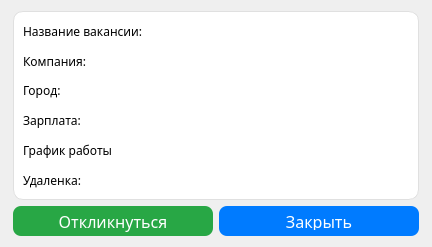
<?xml version="1.0" encoding="UTF-8"?>
<ui version="4.0">
 <class>vacancyDetailsWindow</class>
 <widget class="QDialog" name="vacancyDetailsWindow">
  <property name="geometry">
   <rect>
    <x>0</x>
    <y>0</y>
    <width>432</width>
    <height>247</height>
   </rect>
  </property>
  <property name="windowTitle">
   <string>Dialog</string>
  </property>
  <layout class="QGridLayout" name="gridLayout">
   <item row="0" column="0">
    <layout class="QVBoxLayout" name="verticalLayout_3">
     <item>
      <widget class="QGroupBox" name="groupBox">
       <property name="font">
        <font>
         <family>Golos Text SemiBold</family>
         <pointsize>13</pointsize>
         <bold>false</bold>
        </font>
       </property>
       <property name="styleSheet">
        <string notr="true">QGroupBox::title {
	color: black;
	font-weight: bold;
	left: 5px;
	top: 5 px
}
QGroupBox {
    border: 1px solid #e0e0e0;
	border-radius: 10px;
    background-color: white;
}</string>
       </property>
       <property name="title">
        <string/>
       </property>
       <property name="alignment">
        <set>Qt::AlignmentFlag::AlignCenter</set>
       </property>
       <property name="flat">
        <bool>false</bool>
       </property>
       <property name="checkable">
        <bool>false</bool>
       </property>
       <layout class="QHBoxLayout" name="horizontalLayout">
        <item>
         <layout class="QVBoxLayout" name="verticalLayout_2">
          <property name="spacing">
           <number>10</number>
          </property>
          <item>
           <widget class="QLabel" name="titleLabel">
            <property name="sizePolicy">
             <sizepolicy hsizetype="Fixed" vsizetype="Preferred">
              <horstretch>0</horstretch>
              <verstretch>0</verstretch>
             </sizepolicy>
            </property>
            <property name="maximumSize">
             <size>
              <width>16777215</width>
              <height>16777215</height>
             </size>
            </property>
            <property name="font">
             <font>
              <family>Golos Text</family>
             </font>
            </property>
            <property name="styleSheet">
             <string notr="true">QLabel {
	color: black;
}</string>
            </property>
            <property name="text">
             <string>Название вакансии: </string>
            </property>
           </widget>
          </item>
          <item>
           <widget class="QLabel" name="companyLabel">
            <property name="sizePolicy">
             <sizepolicy hsizetype="Fixed" vsizetype="Preferred">
              <horstretch>0</horstretch>
              <verstretch>0</verstretch>
             </sizepolicy>
            </property>
            <property name="font">
             <font>
              <family>Golos Text</family>
             </font>
            </property>
            <property name="styleSheet">
             <string notr="true">QLabel {
	color: black;
}</string>
            </property>
            <property name="text">
             <string>Компания:</string>
            </property>
           </widget>
          </item>
          <item>
           <widget class="QLabel" name="placeLabel">
            <property name="sizePolicy">
             <sizepolicy hsizetype="Fixed" vsizetype="Preferred">
              <horstretch>0</horstretch>
              <verstretch>0</verstretch>
             </sizepolicy>
            </property>
            <property name="font">
             <font>
              <family>Golos Text</family>
             </font>
            </property>
            <property name="styleSheet">
             <string notr="true">QLabel {
	color: black;
}</string>
            </property>
            <property name="text">
             <string>Город:</string>
            </property>
           </widget>
          </item>
          <item>
           <widget class="QLabel" name="salaryLabel">
            <property name="sizePolicy">
             <sizepolicy hsizetype="Fixed" vsizetype="Preferred">
              <horstretch>0</horstretch>
              <verstretch>0</verstretch>
             </sizepolicy>
            </property>
            <property name="font">
             <font>
              <family>Golos Text</family>
             </font>
            </property>
            <property name="styleSheet">
             <string notr="true">QLabel {
	color: black;
}</string>
            </property>
            <property name="text">
             <string>Зарплата:</string>
            </property>
           </widget>
          </item>
          <item>
           <widget class="QLabel" name="workScheduleLabel">
            <property name="sizePolicy">
             <sizepolicy hsizetype="Fixed" vsizetype="Preferred">
              <horstretch>0</horstretch>
              <verstretch>0</verstretch>
             </sizepolicy>
            </property>
            <property name="font">
             <font>
              <family>Golos Text</family>
             </font>
            </property>
            <property name="styleSheet">
             <string notr="true">QLabel {
	color: black;
}</string>
            </property>
            <property name="text">
             <string>График работы</string>
            </property>
           </widget>
          </item>
          <item>
           <widget class="QLabel" name="remotenessLabel">
            <property name="sizePolicy">
             <sizepolicy hsizetype="Fixed" vsizetype="Preferred">
              <horstretch>0</horstretch>
              <verstretch>0</verstretch>
             </sizepolicy>
            </property>
            <property name="font">
             <font>
              <family>Golos Text</family>
             </font>
            </property>
            <property name="styleSheet">
             <string notr="true">QLabel {
	color: black;
}</string>
            </property>
            <property name="text">
             <string>Удаленка:</string>
            </property>
           </widget>
          </item>
         </layout>
        </item>
        <item>
         <layout class="QVBoxLayout" name="verticalLayout">
          <item>
           <widget class="QLabel" name="title">
            <property name="styleSheet">
             <string notr="true">QLabel {
  color: black;
}</string>
            </property>
            <property name="text">
             <string/>
            </property>
           </widget>
          </item>
          <item>
           <widget class="QLabel" name="company">
            <property name="text">
             <string/>
            </property>
           </widget>
          </item>
          <item>
           <widget class="QLabel" name="place">
            <property name="text">
             <string/>
            </property>
           </widget>
          </item>
          <item>
           <widget class="QLabel" name="salary">
            <property name="text">
             <string/>
            </property>
           </widget>
          </item>
          <item>
           <widget class="QLabel" name="workSchedule">
            <property name="text">
             <string/>
            </property>
           </widget>
          </item>
          <item>
           <widget class="QLabel" name="remoteness">
            <property name="text">
             <string/>
            </property>
           </widget>
          </item>
         </layout>
        </item>
       </layout>
      </widget>
     </item>
     <item>
      <layout class="QHBoxLayout" name="horizontalLayout_2">
       <property name="spacing">
        <number>6</number>
       </property>
       <item>
        <widget class="QPushButton" name="pushButton">
         <property name="sizePolicy">
          <sizepolicy hsizetype="Fixed" vsizetype="Fixed">
           <horstretch>0</horstretch>
           <verstretch>0</verstretch>
          </sizepolicy>
         </property>
         <property name="minimumSize">
          <size>
           <width>200</width>
           <height>0</height>
          </size>
         </property>
         <property name="maximumSize">
          <size>
           <width>200</width>
           <height>30</height>
          </size>
         </property>
         <property name="font">
          <font>
           <family>Golos Text</family>
           <pointsize>12</pointsize>
          </font>
         </property>
         <property name="styleSheet">
          <string notr="true">QPushButton {
    background-color: #28a745;
    color: white;
    border: none;
    border-radius: 8px;
}

QPushButton:hover {
    background-color: #218838; /* затемнение */
}</string>
         </property>
         <property name="text">
          <string>Откликнуться</string>
         </property>
        </widget>
       </item>
       <item>
        <widget class="QPushButton" name="exitButton">
         <property name="sizePolicy">
          <sizepolicy hsizetype="Preferred" vsizetype="Fixed">
           <horstretch>0</horstretch>
           <verstretch>0</verstretch>
          </sizepolicy>
         </property>
         <property name="minimumSize">
          <size>
           <width>200</width>
           <height>30</height>
          </size>
         </property>
         <property name="maximumSize">
          <size>
           <width>200</width>
           <height>30</height>
          </size>
         </property>
         <property name="font">
          <font>
           <family>Golos Text</family>
           <pointsize>12</pointsize>
          </font>
         </property>
         <property name="styleSheet">
          <string notr="true">QPushButton {
    background-color: #007BFF;
    color: white;
    border-radius: 8px;
    padding: 6px 12px;
}

QPushButton:hover {
    background-color: #0069d9;
}</string>
         </property>
         <property name="text">
          <string>Закрыть</string>
         </property>
        </widget>
       </item>
      </layout>
     </item>
    </layout>
   </item>
  </layout>
 </widget>
 <resources/>
 <connections/>
</ui>
